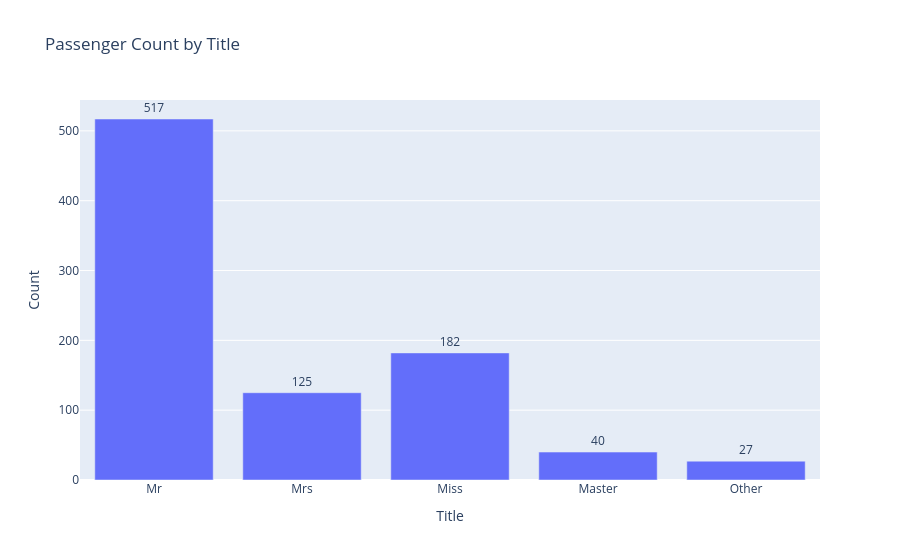
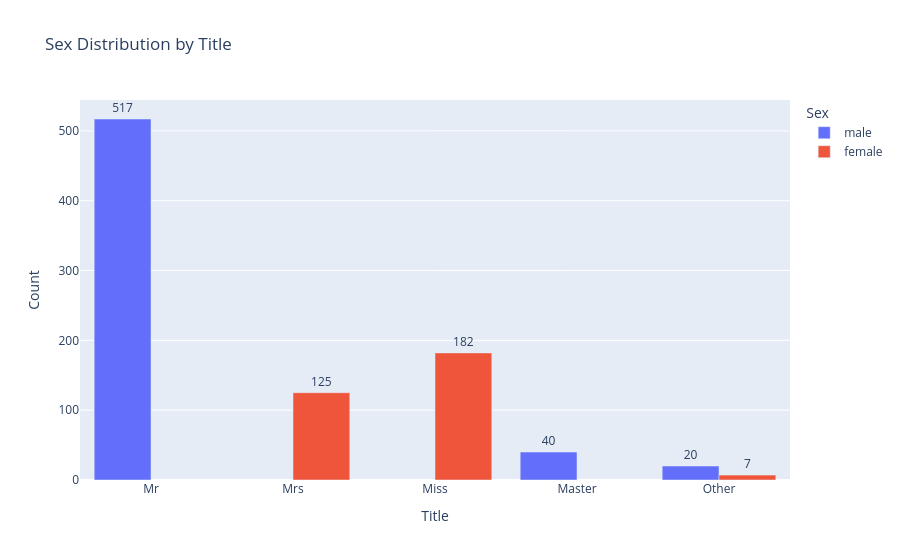

Here is the notebook cell these charts were saved with, in order:
### Code cell
# 승객 이름에 `Mr`, `Mrs`, `Miss`, `Master`가 포함되지 않는 명수 확인

mask = ~eda_df['Name'].str.contains(
    r'\b(Mr|Mrs|Miss|Master)\b',
    regex=True,
    na=False
)

count = mask.sum()

print(count)

eda_df.loc[mask, 'Name']

# title 별 인원수가 어떻게 되는가 확인 -> bar plot

# 이름에서 호칭 추출
eda_df['Title'] = eda_df['Name'].str.extract(
    r',\s*([^.]*)\.'
)[0]

# Mr, Mrs, Miss, Master 외에는 Other로 묶기
eda_df['Title'] = eda_df['Title'].where(
    eda_df['Title'].isin(['Mr', 'Mrs', 'Miss', 'Master']),
    'Other'
)

# 호칭별 인원 수
title_count = (
    eda_df['Title']
    .value_counts()
    .reset_index()
)

title_count.columns = ['Title', 'Count']

viz.plot_count_bar(
    eda_df,
    x="Title",
    title="Passenger Count by Title",
    category_orders={"Title": TITLE_ORDER},
).show()


#title의 other의 분포가 적어서 다른 title과 합쳐도 좋지 않을까 싶어 성별 확인해보니 남성과 여성이 other에 섞여 있어서 남성은 mr로 여성은 mrs로
viz.plot_count_bar(
    eda_df,
    x="Title",
    color="Sex",
    title="Sex Distribution by Title",
    category_orders={
        "Title": TITLE_ORDER,
        "Sex": SEX_ORDER,
    },
).show()

# title 별 나이 분포 어떻게 되는가 확인 -> bar plot
viz.plot_box_distribution(
    eda_df,
    x="Title",
    y="Age",
    color="Title",
    title="Age Distribution by Title",
    category_orders={"Title": TITLE_ORDER},
).show()


eda_df['TitleMerged'] = eda_df['Title']

eda_df.loc[
    (eda_df['Title'] == 'Other') &
    (eda_df['Sex'] == 'male'),
    'TitleMerged'
] = 'Mr'

eda_df.loc[
    (eda_df['Title'] == 'Other') &
    (eda_df['Sex'] == 'female'),
    'TitleMerged'
] = 'Mrs'


viz.plot_box_distribution(
    eda_df,
    x="TitleMerged",
    y="Age",
    color="TitleMerged",
    title="Age Distribution by Merged Title",
    category_orders={
        "TitleMerged": MERGED_TITLE_ORDER,
    },
).show()

# box plot을 보고 합쳐도 된다고 생각했으나. 나이대를 나누어 타이틀별로 히트맵을 찍어보니 other로 나눌 때와 나누지 않을 때의 평균이 흔들리는 것을 확인하여 other로 분리하기로 함.

# 4. Other를 유지했을 때 Title × AgeGroup 생존율

viz.plot_survival_heatmap(
    eda_df,
    row="Title",
    column="AgeGroup",
    title="Survival Rate by Title and Age Group",
    row_order=TITLE_ORDER,
    column_order=AGE_LABELS,
).show()

eda_df['AgeGroup'] = pd.cut(
    eda_df['Age'],
    bins=age_bins,
    labels=age_labels,
    include_lowest=True
)

# 5. Other를 합쳤을 때 TitleMerged × AgeGroup 생존율

viz.plot_survival_heatmap(
    eda_df,
    row="TitleMerged",
    column="AgeGroup",
    title="Survival Rate by Merged Title and Age Group",
    row_order=MERGED_TITLE_ORDER,
    column_order=AGE_LABELS,
).show()

### Figure 1 — Plotly figure (JSON) as saved in the notebook; plotly's stock layout.template omitted (floating-point values rounded to 4 significant figures)
{"data": [{"alignmentgroup": "True", "hovertemplate": "Title=%{x}<br>Count=%{text}<extra></extra>", "legendgroup": "", "marker": {"color": "#636efa", "pattern": {"shape": ""}}, "name": "", "offsetgroup": "", "orientation": "v", "showlegend": false, "text": [40.0, 182.0, 517.0, 125.0, 27.0], "textposition": "outside", "type": "bar", "x": ["Master", "Miss", "Mr", "Mrs", "Other"], "xaxis": "x", "y": [40, 182, 517, 125, 27], "yaxis": "y"}], "layout": {"barmode": "group", "legend": {"tracegroupgap": 0}, "title": {"text": "Passenger Count by Title"}, "xaxis": {"anchor": "y", "categoryarray": ["Mr", "Mrs", "Miss", "Master", "Other"], "categoryorder": "array", "domain": [0, 1], "title": {"text": "Title"}}, "yaxis": {"anchor": "x", "domain": [0, 1], "title": {"text": "Count"}}}}

### Figure 2 — Plotly figure (JSON) as saved in the notebook; plotly's stock layout.template omitted (floating-point values rounded to 4 significant figures)
{"data": [{"alignmentgroup": "True", "hovertemplate": "Sex=male<br>Title=%{x}<br>Count=%{text}<extra></extra>", "legendgroup": "male", "marker": {"color": "#636efa", "pattern": {"shape": ""}}, "name": "male", "offsetgroup": "male", "orientation": "v", "showlegend": true, "text": [40.0, 517.0, 20.0], "textposition": "outside", "type": "bar", "x": ["Master", "Mr", "Other"], "xaxis": "x", "y": [40, 517, 20], "yaxis": "y"}, {"alignmentgroup": "True", "hovertemplate": "Sex=female<br>Title=%{x}<br>Count=%{text}<extra></extra>", "legendgroup": "female", "marker": {"color": "#EF553B", "pattern": {"shape": ""}}, "name": "female", "offsetgroup": "female", "orientation": "v", "showlegend": true, "text": [182.0, 125.0, 7.0], "textposition": "outside", "type": "bar", "x": ["Miss", "Mrs", "Other"], "xaxis": "x", "y": [182, 125, 7], "yaxis": "y"}], "layout": {"barmode": "group", "legend": {"title": {"text": "Sex"}, "tracegroupgap": 0}, "title": {"text": "Sex Distribution by Title"}, "xaxis": {"anchor": "y", "categoryarray": ["Mr", "Mrs", "Miss", "Master", "Other"], "categoryorder": "array", "domain": [0, 1], "title": {"text": "Title"}}, "yaxis": {"anchor": "x", "domain": [0, 1], "title": {"text": "Count"}}}}
